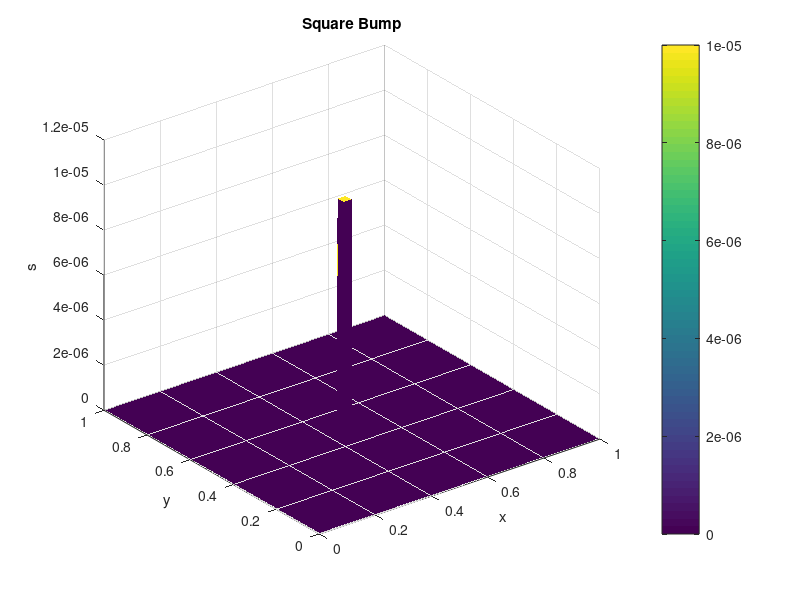

Reproduce this figure in MATLAB.
% Parameters
x1 = 0.47;
x2 = 0.50;
y1 = 0.50;
y2 = 0.53;
A  = 10e-6;
epsilon = 3e-4;

% Grid
[x, y] = meshgrid(linspace(0, 1, 500), linspace(0, 1, 500));

flc2hs = @(u, e) (u < -e) .* 0 + ...
                 (u >  e) .* 1 + ...
                 (abs(u) <= e) .* (3*(u/e + 1).^2/4 - (u/e + 1).^3/4);

% Square bump
s = A * (flc2hs(x - x1, epsilon) - flc2hs(x - x2, epsilon)) .* ...
        (flc2hs(y - y1, epsilon) - flc2hs(y - y2, epsilon));

% Plot
figure;
surf(x, y, s, 'EdgeColor', 'none');
colorbar;
xlabel('x'); ylabel('y'); zlabel('s');
title('Square Bump');
view(3);
